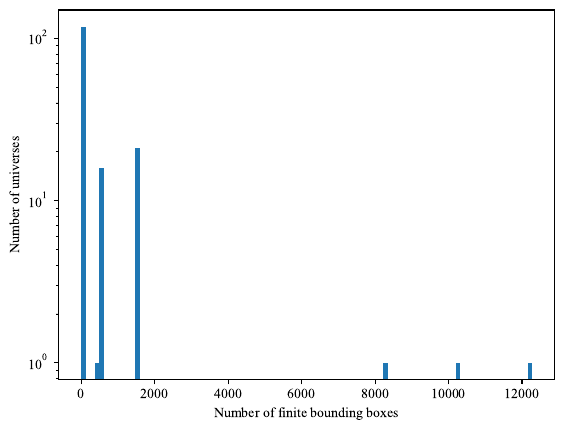

Here is the Python script that generated this plot:
import matplotlib as mpl
import matplotlib.pyplot as plt

# Times font everywhere
mpl.rcParams["font.family"] = "serif"
mpl.rcParams["font.serif"] = ["Times New Roman", "Times", "Nimbus Roman", "DejaVu Serif"]
mpl.rcParams["mathtext.fontset"] = "stix"

# Data taken from the bih_metadata section 
num_finite_bboxes = [
534, 1, 416, 17, 16, 16, 6, 9, 9, 64, 3, 15,
1536, 1536, 1536, 1536, 1536, 1536, 1536, 1536, 1536, 1536, 1536, 1536, 1536,
1536, 1536, 1536, 1536, 1536, 1536, 1536, 1536, 2, 2, 0, 0, 1, 1, 1, 1, 1, 2,
2, 0, 0, 9, 30, 7, 7, 30, 7, 4, 4, 4, 4, 4, 4, 4, 4, 4, 4, 4, 4, 4, 4, 4, 4, 4,
4, 4, 4, 4, 4, 4, 4, 4, 4, 4, 4, 4, 4, 4, 4, 2, 5, 5, 12276, 10216, 8248, 512,
512, 512, 512, 512, 512, 512, 512, 512, 512, 512, 512, 512, 512, 512, 2, 2, 2,
2, 2, 2, 2, 2, 2, 2, 2, 2, 2, 2, 2, 2, 2, 2, 2, 2, 2, 0, 0, 0, 0, 9, 9, 8, 8,
8, 1, 1, 2, 2, 2, 2, 2, 2, 2, 2, 2, 2, 2, 2, 2, 2, 2, 2, 2, 2, 2, 30, 7, 7]

num_infinite_bboxes = [
15, 1, 13, 0, 0, 0, 0, 0, 0, 0, 0, 0, 0, 0, 0, 0, 0, 0, 0, 0, 0, 0,
0, 0, 0, 0, 0, 0, 0, 0, 0, 0, 0, 1, 1, 8, 8, 1, 1, 1, 1, 1, 1, 1, 8, 8, 1, 0,
0, 0, 0, 0, 0, 0, 0, 0, 0, 0, 0, 0, 0, 0, 0, 0, 0, 0, 0, 0, 0, 0, 0, 0, 0, 0,
0, 0, 0, 0, 0, 0, 0, 0, 0, 0, 1, 0, 0, 0, 0, 0, 0, 0, 0, 0, 0, 0, 0, 0, 0, 0,
0, 0, 0, 0, 0, 1, 1, 1, 1, 1, 1, 1, 1, 1, 1, 1, 1, 1, 1, 1, 1, 1, 1, 1, 1, 1,
96, 32, 32, 96, 0, 0, 0, 0, 0, 1, 1, 1, 1, 1, 1, 1, 1, 1, 1, 1, 1, 1, 1, 1, 1,
1, 1, 1, 1, 1, 0, 0, 0]


fig, ax = plt.subplots()

ax.hist(num_finite_bboxes, bins=100) 
ax.set_xlabel("Number of finite bounding boxes")
ax.set_ylabel("Number of universes")

ax.set_yscale("log")

plt.savefig("num_bboxes.pdf", bbox_inches="tight")
